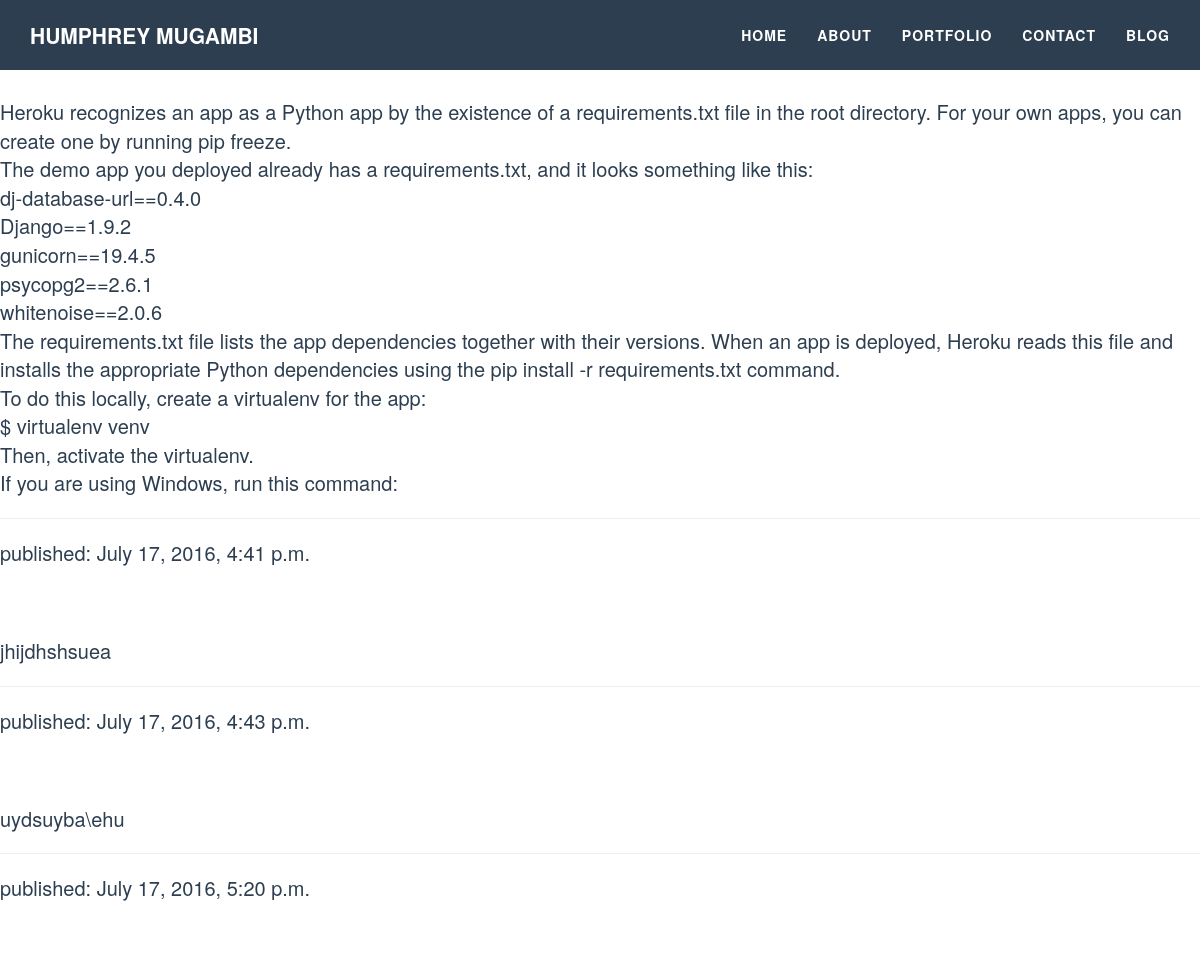
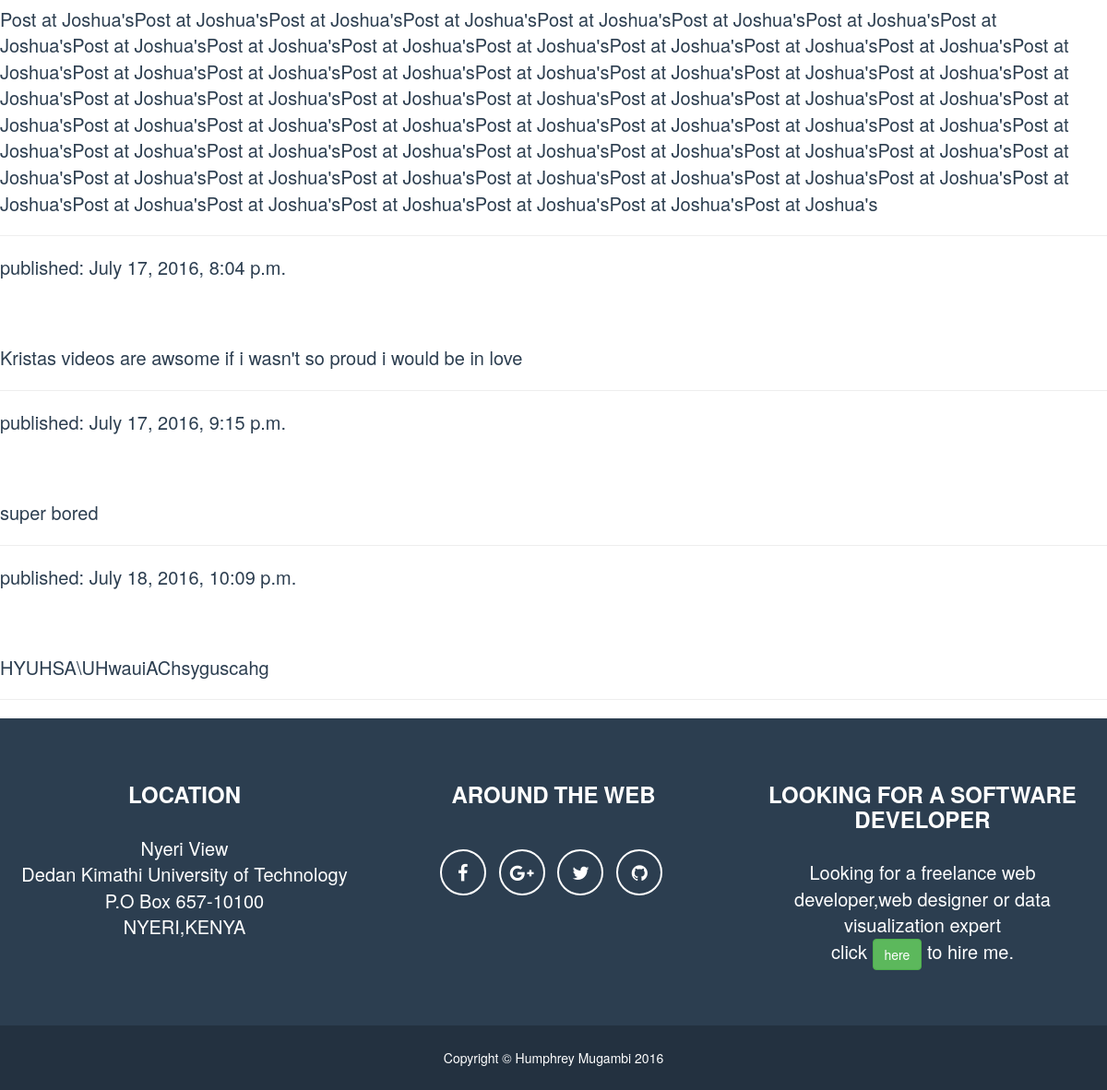
Screenshot of /blog/ with the database file from the repository (2 pictures, top to bottom).
### blog/models.py (models this page shows, shortened)
class Post(models.Model):
    author = models.ForeignKey('auth.User')
    title = models.CharField(max_length=200)
    text = models.TextField()
    created_date = models.DateTimeField(
            default=timezone.now)
    published_date = models.DateTimeField(
            blank=True, null=True)

### blog/views.py (the view)
# urls.py: url(r'^blog/$', views.post_list, name='post_list'),
def post_list(request):
    posts = Post.objects.filter(published_date__lte=timezone.now()).order_by('published_date')
    return render(request, 'blog/post_list.html', {'posts':posts})

### blog/templates/blog/post_list.html
{% extends 'blog/base.html' %}
{% block content %}
            {% for post in posts %}
                <div class="post">
                    <div class="date">
                        <p>published: {{ post.published_date }}</p>
                    </div>
                   <h1><a href="{% url 'post_detail' pk=post.pk %}">{{ post.title }}</a></h1>
                    <p>{{ post.text|linebreaksbr }}</p>
                    <hr>
                </div>
            {% endfor %}
{% endblock %}

### blog/static/css/freelancer.css (style rules this page uses)
body { overflow-x: hidden; }
p { font-size: 20px; }
a { color: white !important; }
h1, h2, h3, h4, h5, h6 { text-transform: uppercase; font-family: Montserrat,FontAwesome,"Helvetica Neue",Helvetica,Arial,sans-serif; font-weight: 700; }

### blog/static/css/style.css (style rules this page uses)
body { color: #2c3e50; position: relative; }
a { color: #ffffff; }

### rows the page displays
Post: text "Heroku recognizes an app as a Python app by the existence of a requirements.txt file in the root directory. For your own apps, you can create one by running pip freeze. The demo app you deployed already has a requirements.txt, and it looks something like this: dj-database-url==0.4.0 Django==1.9.2 gunicorn==19.4.5 psycopg2==2.6.1 whitenoise==2.0.6 The requirements.txt file lists the app dependencies together with their versions. When an app is deployed, Heroku reads this file and installs the appropriate Python dependencies using the pip install -r requirements.txt command. To do this locally, create a virtualenv for the app: $ virtualenv venv Then, activate the virtualenv. If you are using…"
Post: published_date "July 17, 2016, 4:41 p.m.", text "jhijdhshsuea"
Post: published_date "July 17, 2016, 4:43 p.m.", text "uydsuyba\\ehu"
Post: published_date "July 17, 2016, 5:20 p.m.", text "Post at Joshua'sPost at Joshua'sPost at Joshua'sPost at Joshua'sPost at Joshua'sPost at Joshua'sPost at Joshua'sPost at Joshua'sPost at Joshua'sPost at Joshua'sPost at Joshua'sPost at Joshua'sPost at Joshua'sPost at Joshua'sPost at Joshua'sPost at Joshua'sPost at Joshua'sPost at Joshua'sPost at Joshua'sPost at Joshua'sPost at Joshua'sPost at Joshua'sPost at Joshua'sPost at Joshua'sPost at Joshua'sPost at Joshua'sPost at Joshua'sPost at Joshua'sPost at Joshua'sPost at Joshua'sPost at Joshua'sPost at Joshua'sPost at Joshua'sPost at Joshua'sPost at Joshua'sPost at Joshua'sPost at Joshua'sPost at Joshua'sPost at Joshua'sPost at Joshua'sPost at Joshua'sPost at Joshua'sPost at Joshua'sPost at…"
Post: published_date "July 17, 2016, 8:04 p.m.", text "Kristas videos are awsome if i wasn't so proud i would be in love"
Post: published_date "July 17, 2016, 9:15 p.m.", text "super bored"
Post: published_date "July 18, 2016, 10:09 p.m.", text "HYUHSA\\UHwauiAChsyguscahg"
